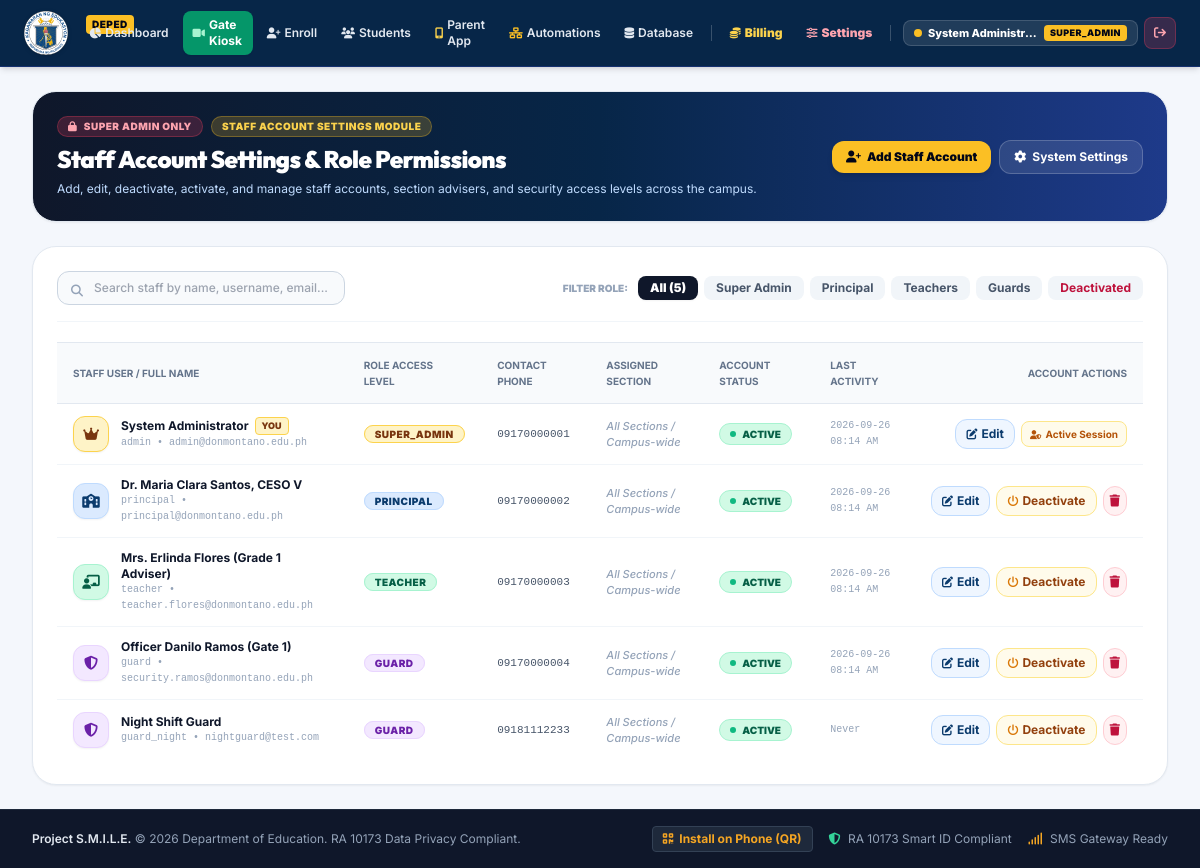
/admin/users (signed in), run on an earlier commit of the app's database.
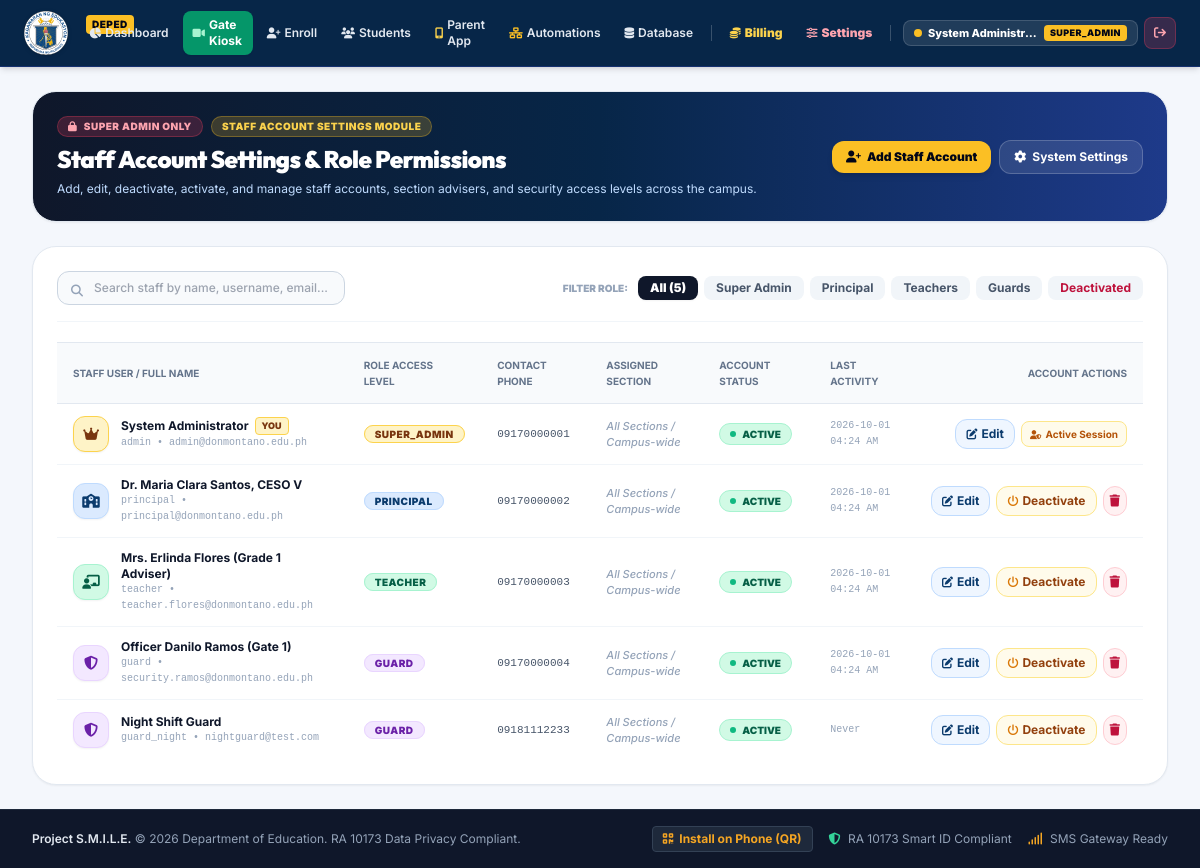
And on a later commit of the database.
### smile_orm.py (models this page shows)
class User(Base):
    __tablename__ = 'users'
    id = Column(Integer, primary_key=True, autoincrement=True)
    username = Column(String(50), unique=True, nullable=False, index=True)
    email = Column(String(120), unique=True, nullable=False, index=True)
    password_hash = Column(String(255), nullable=False)
    full_name = Column(String(100), nullable=False)
    role = Column(String(30), nullable=False, default="TEACHER") # SUPER_ADMIN, PRINCIPAL, TEACHER, GUARD, PARENT
    is_active = Column(Boolean, default=True)
    phone_number = Column(String(30), default="")
    assigned_section_id = Column(Integer, ForeignKey('sections.id'), nullable=True)
    created_at = Column(DateTime, default=pht_now)
    last_login = Column(DateTime, nullable=True)
    assigned_section = relationship("Section", foreign_keys=[assigned_section_id])
    def to_dict(self):
        return {
            "id": self.id,
            "username": self.username,
            "email": self.email,
            "full_name": self.full_name,
            "role": self.role,
            "is_active": self.is_active,
            "phone_number": self.phone_number,
            "assigned_section_id": self.assigned_section_id,
            "assigned_section_name": f"{self.assigned_section.grade_level} - {self.assigned_section.section_name}" if self.assigned_section else "N/A",
            "created_at": self.created_at.strftime("%Y-%m-%d %I:%M %p") if self.created_at else "",
            "last_login": self.last_login.strftime("%Y-%m-%d %I:%M %p") if self.last_login else "Never"
        }

### app.py (the view)
@app.route('/admin/users', methods=['GET'])
@admin_required
def admin_users():
    users = get_all_users_orm()
    sections = get_all_sections_orm()
    return render_template(
        'admin_users.html',
        school_name=smile_config.SCHOOL_NAME,
        users=users,
        sections=sections
    )

### app.py (called while the page is built)
def admin_required(f):
    @wraps(f)
    def decorated_function(*args, **kwargs):
        if 'user_id' not in session:
            return redirect(url_for('login_page', next=request.path))
        if session.get('role') != 'SUPER_ADMIN':
            return render_template(
                'errors/403.html',
                school_name=smile_config.SCHOOL_NAME,
                message="Access Restricted: Central System Settings, SMS credentials, database archives, and billing management can ONLY be accessed by the Super Administrator account."
            ), 403
        return f(*args, **kwargs)
    return decorated_function

@app.after_request
def add_performance_headers(response):
    if request.path.startswith('/static/'):
        response.headers['Cache-Control'] = 'public, max-age=604800, immutable'
    return response

### smile_orm.py (called while the page is built)
def get_all_sections_orm():
    session = Session()
    try:
        sections = session.query(Section).order_by(Section.id.asc()).all()
        return [sec.to_dict() for sec in sections]
    finally:
        session.close()

### templates/admin_users.html (shortened to what the changed rows need)
{% extends "base.html" %}
{% block content %}
<div class="space-y-6">
  <div class="glass-card rounded-2xl sm:rounded-3xl p-4 sm:p-6 border border-slate-200 shadow-sm flex flex-col md:flex-row md:items-center justify-between gap-4 bg-gradient-to-r from-slate-900 via-deped-darkblue to-blue-900 text-white relative overflow-hidden">
    <div class="space-y-1.5 z-10">
      <h1 class="text-xl sm:text-2xl font-black font-heading tracking-tight text-white">Staff Account Settings & Role Permissions</h1>
    </div>
  </div>
  <div class="glass-card rounded-3xl p-6 border border-slate-200 shadow-sm bg-white space-y-5">
    <div class="overflow-x-auto">
      <table class="w-full text-left text-xs" id="staffAccountsTable">
        <thead class="bg-slate-50 text-slate-500 uppercase text-[10px] font-black border-y border-slate-200">
          <tr>
            <th class="py-3.5 px-4">Staff User / Full Name</th>
            <th class="py-3.5 px-4">Role Access Level</th>
            <th class="py-3.5 px-4">Contact Phone</th>
            <th class="py-3.5 px-4">Assigned Section</th>
            <th class="py-3.5 px-4">Account Status</th>
            <th class="py-3.5 px-4">Last Activity</th>
            <th class="py-3.5 px-4 text-right">Account Actions</th>
          </tr>
        </thead>
        <tbody class="divide-y divide-slate-100 font-medium text-slate-700">
          {% for u in users %}
          <tr class="user-row hover:bg-slate-50/80 transition"
              data-user-id="{{ u.id }}"
              data-username="{{ u.username|lower }}"
              data-fullname="{{ u.full_name|lower }}"
              data-email="{{ u.email|lower }}"
              data-role="{{ u.role }}"
              data-active="{{ 'true' if u.is_active else 'false' }}">
            <td class="py-3 px-4">
              <div class="flex items-center gap-3">
                <div class="w-9 h-9 rounded-xl {% if u.role == 'SUPER_ADMIN' %}bg-amber-100 text-amber-900 border border-amber-300{% elif u.role == 'PRINCIPAL' %}bg-blue-100 text-deped-blue border border-blue-200{% elif u.role == 'TEACHER' %}bg-emerald-100 text-emerald-800 border border-emerald-200{% else %}bg-purple-100 text-purple-800 border border-purple-200{% endif %} flex items-center justify-center font-black text-sm shrink-0 shadow-sm">
                  <i class="fa-solid {% if u.role == 'SUPER_ADMIN' %}fa-crown{% elif u.role == 'PRINCIPAL' %}fa-school{% elif u.role == 'TEACHER' %}fa-chalkboard-user{% else %}fa-shield-halved{% endif %}"></i>
                </div>
                <div>
                  <div class="flex items-center gap-1.5">
                    <span class="font-bold text-slate-900">{{ u.full_name }}</span>
                    {% if u.id == current_user.id %}
                    <span class="px-1.5 py-0.2 rounded text-[9px] font-black uppercase bg-amber-100 text-amber-900 border border-amber-300">You</span>
                    {% endif %}
                  </div>
                  <span class="text-[10px] text-slate-400 font-mono block">{{ u.username }} &bull; {{ u.email }}</span>
                </div>
              </div>
            </td>
            <td class="py-3 px-4">
              <span class="px-2.5 py-0.5 rounded-full text-[10px] font-black uppercase tracking-wider {% if u.role == 'SUPER_ADMIN' %}bg-amber-100 text-amber-900 border border-amber-300{% elif u.role == 'PRINCIPAL' %}bg-blue-100 text-deped-blue border border-blue-200{% elif u.role == 'TEACHER' %}bg-emerald-100 text-emerald-800 border border-emerald-200{% else %}bg-purple-100 text-purple-800 border border-purple-200{% endif %}">
                {{ u.role }}
              </span>
            </td>
            <td class="py-3 px-4 font-mono text-[11px] text-slate-600">
              {{ u.phone_number or 'Not provided' }}
            </td>
            <td class="py-3 px-4">
              {% if u.assigned_section_name and u.assigned_section_name != 'N/A' %}
              <span class="px-2.5 py-1 rounded-lg text-[11px] font-bold bg-blue-50 text-deped-blue border border-blue-200 flex items-center gap-1.5 w-max">
                <i class="fa-solid fa-chalkboard text-[10px]"></i>
                {{ u.assigned_section_name }}
              </span>
              {% else %}
              <span class="text-slate-400 text-[11px] italic">All Sections / Campus-wide</span>
              {% endif %}
            </td>
            <td class="py-3 px-4">
              {% if u.is_active %}
              <span class="px-2.5 py-0.5 rounded-full text-[10px] font-black uppercase bg-emerald-100 text-emerald-800 border border-emerald-200 inline-flex items-center gap-1.5">
                <span class="w-1.5 h-1.5 rounded-full bg-emerald-500 animate-pulse"></span>
                ACTIVE
              </span>
              {% else %}
              <span class="px-2.5 py-0.5 rounded-full text-[10px] font-black uppercase bg-rose-100 text-rose-800 border border-rose-200 inline-flex items-center gap-1.5">
                <span class="w-1.5 h-1.5 rounded-full bg-rose-500"></span>
                DEACTIVATED
              </span>
              {% endif %}
            </td>
            <td class="py-3 px-4 text-slate-400 font-mono text-[10px]">
              {{ u.last_login }}
            </td>
            <td class="py-3 px-4 text-right">
              <div class="inline-flex items-center gap-1.5">
                <button onclick="openEditUserModal({{ u.id }}, '{{ u.username|escape }}', '{{ u.full_name|escape }}', '{{ u.email|escape }}', '{{ u.role }}', '{{ u.phone_number or '' }}', {{ u.assigned_section_id or 'null' }}, {{ 'true' if u.is_active else 'false' }}, {{ 'true' if u.id == current_user.id else 'false' }})"
                        title="Edit Account Details & Password"
                        class="px-2.5 py-1.5 rounded-xl bg-blue-50 hover:bg-blue-100 text-deped-blue font-bold text-xs transition border border-blue-200 flex items-center gap-1">
                  <i class="fa-solid fa-pen-to-square text-[11px]"></i>
                  <span>Edit</span>
                </button>
                {% if u.id != current_user.id %}
                  {% if u.is_active %}
                  <button onclick="toggleUserStatus({{ u.id }}, '{{ u.username|escape }}', true)"
                          title="Deactivate Account (Block Access)"
                          class="px-2.5 py-1.5 rounded-xl bg-amber-50 hover:bg-amber-100 text-amber-800 font-bold text-xs transition border border-amber-200 flex items-center gap-1">
                    <i class="fa-solid fa-power-off text-[11px] text-amber-600"></i>
                    <span>Deactivate</span>
                  </button>
                  {% endif %}
                  <button onclick="deleteUserAction({{ u.id }}, '{{ u.username|escape }}')"
                          title="Permanently Delete Account"
                          class="p-1.5 rounded-xl bg-rose-50 hover:bg-rose-100 text-rose-700 transition border border-rose-200">
                    <i class="fa-solid fa-trash text-xs"></i>
                  </button>
                {% else %}
                  <span class="text-[10px] text-amber-700 font-bold px-2 py-1 bg-amber-50 rounded-lg border border-amber-200" title="You cannot deactivate or delete your own active administrator account">
                    <i class="fa-solid fa-user-shield text-[9px] mr-0.5"></i> Active Session
                  </span>
                {% endif %}
              </div>
            </td>
          </tr>
          {% endfor %}
        </tbody>
      </table>
    </div>
  </div>
</div>
{% endblock %}

### templates/base.html (shortened to what the changed rows need)
<!DOCTYPE html>
<html lang="en">
<head>
  <script src="https://cdn.tailwindcss.com"></script>
  <link rel="stylesheet" href="https://cdnjs.cloudflare.com/ajax/libs/font-awesome/6.5.1/css/all.min.css">
</head>
<body class="min-h-screen flex flex-col text-slate-800 overflow-x-hidden w-full max-w-full">
  <header class="bg-deped-darkblue text-white shadow-md sticky top-0 z-50 border-b border-blue-900/60 w-full">
    <div class="w-full max-w-[1600px] mx-auto px-3 sm:px-6 py-2 sm:py-2.5">
      <div class="flex items-center justify-between gap-2">
        <nav class="hidden lg:flex items-center gap-1 xl:gap-1.5 flex-nowrap justify-end">
          {% if current_user %}
          <div class="flex items-center gap-1.5 pl-1">
            <div class="flex items-center gap-1.5 px-2.5 py-1 rounded-lg bg-white/10 border border-white/15 text-xs">
              <span class="w-2 h-2 rounded-full {% if current_user.is_admin %}bg-amber-400{% else %}bg-emerald-400{% endif %} animate-pulse"></span>
              <span class="font-extrabold text-white text-[11px] max-w-[110px] xl:max-w-[140px] truncate">{{ current_user.full_name }}</span>
              <span class="px-1.5 py-0.2 rounded text-[9px] font-black uppercase tracking-wider {% if current_user.is_admin %}bg-amber-400 text-slate-950{% elif current_user.role == 'PRINCIPAL' %}bg-blue-400 text-slate-950{% elif current_user.role == 'TEACHER' %}bg-emerald-400 text-slate-950{% else %}bg-purple-400 text-slate-950{% endif %}">
                {{ current_user.role }}
              </span>
            </div>
            <a href="/logout" class="w-8 h-8 rounded-lg bg-rose-500/20 hover:bg-rose-500/40 text-rose-300 flex items-center justify-center text-xs transition border border-rose-500/30" title="Sign Out">
              <i class="fa-solid fa-arrow-right-from-bracket"></i>
            </a>
          </div>
          {% else %}
          <a href="/login" class="px-3 py-1.5 bg-amber-400 hover:bg-amber-300 text-slate-950 font-black text-xs rounded-lg shadow transition flex items-center gap-1">
            <i class="fa-solid fa-key text-[10px]"></i> Staff Sign In
          </a>
          {% endif %}
        </nav>
      </div>
    </div>
  </header>
  <main class="flex-grow max-w-7xl w-full mx-auto px-3 sm:px-6 lg:px-8 py-4 sm:py-6 overflow-x-hidden">
    {% block content %}{% endblock %}
  </main>
</body>
</html>

What changed in the data, as far as the page shows it:
changed User "System Administrator": last_login "2026-09-26 08:14 AM" → "2026-10-01 04:24 AM"
changed User "Dr. Maria Clara Santos, CESO V": last_login "2026-09-26 08:14 AM" → "2026-10-01 04:24 AM"
changed User "Mrs. Erlinda Flores (Grade 1 Adviser)": last_login "2026-09-26 08:14 AM" → "2026-10-01 04:24 AM"
changed User "Officer Danilo Ramos (Gate 1)": last_login "2026-09-26 08:14 AM" → "2026-10-01 04:24 AM"
